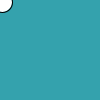
Frame 1 (no input)
Frame 60 (the mouse pressed at the canvas centre just before this capture): identical to frame 1, image omitted
Frame 120 (the mouse held since frame 60 and released just before this capture): identical to frame 1, image omitted

The Processing sketch that drew this single still picture (run headless with seeded random() and noise(); from frame 60 on, the mouse is pressed at the canvas centre):

// Processing sketch: dot_clickers
// ── dot_clickers.pde
// 4. create three integer variables to  
    //    represent the x, y, and the size of the ellipse
    int x=2;
    int y=2;
    int size=20;
    
    void setup() {
      //1. set the size of your sketch
    size(100,100);
    }
    
    void draw() {
      //2. set the background color of your sketch
      background(#34A2AD);
      //3. draw an ellipse. Make sure it fits in the window.
     
      //5. use the variables created in step 4 in place of the numbers
      //   in your ellipse
     ellipse(x,y,size,size);
    }
    
    void mousePressed() {
      //6a. create an integer variable called distance
      int distance = getDistance(x,y,mouseX,mouseY);
      //6b. use the getDistance method to initialize your varible
      
      //    use the mouse's x and y and the x and y of your ellipse 
     
      //7. print the distance variable
    print(distance);
      
      //8a. make an if statement to check if the distance variable
      //   is within the size of the ellipse
      if (distance<size){
        //8b.  set the x and y of the ellipse to a random location on the window
        x=(int)random(width);
        y=(int)random(height);
      }
      
    }
    
    int getDistance(int x1, int y1, int x2, int y2) {
      return (int)Math.sqrt(Math.pow((x1-x2),2) + Math.pow((y1-y2),2));
    }
